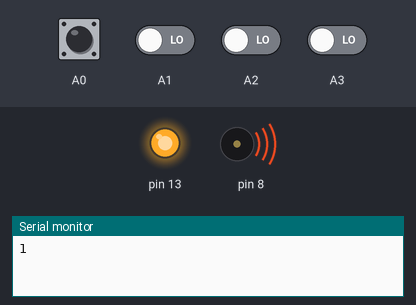
This sketch was run on a simulated Arduino Uno, built with avr-gcc and run on an emulated ATmega328P. On the bench: output pins drawn as LEDs (lit = HIGH), buzzer (waves = sounding), the last lines printed to the serial monitor. The test bench sets the inputs (shaded band); at power-on: A0 HIGH, A1–3 LOW.

Above: at 0.15 s.
At 2.9 s:
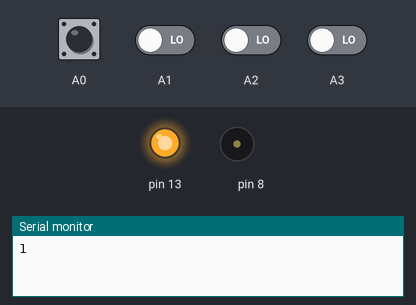
At 6.7 s:
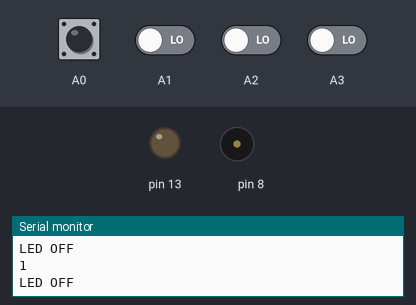
Timing chart, 0 to 8.1 s (numbered marks = the images above):
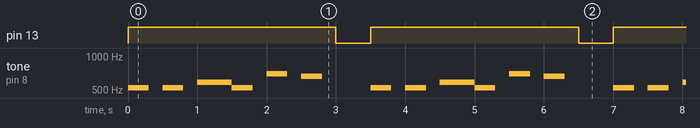

Measured:
- by itself, pin 13: alternates HIGH for 3.0 s and LOW for 0.50 s
- by itself, tone on pin 8: repeats every 3.5 s: silent 0.20 s, 523 Hz 0.30 s, silent 0.20 s, 587 Hz 0.50 s, 523 Hz 0.30 s, silent 0.20 s, 698 Hz 0.30 s, silent 0.20 s, 659 Hz 0.30 s, silent 0.70 s, 523 Hz 0.30 s

The sketch:

LED_blink.ino
```cpp
int a,b,c,d;
void setup() {
  // put your setup code here, to run once:
pinMode(13,OUTPUT);
pinMode(A0,INPUT);
pinMode(A1,INPUT);
pinMode(A2,INPUT);
pinMode(A3,INPUT);
Serial.begin(9600);
}

void loop() {
 // Serial.begin(9600);
  // put your main code here, to run repeatedly:
  a=digitalRead(A0);
  b=digitalRead(A1);
  c=digitalRead(A2);
  d=digitalRead(A3);
digitalWrite(13,1);
Serial.println(a);
if(a==0)
{
tone(8,523);
}

else
{
  tone(8,-1);
  /////(10);
}

tone(8,523,300);
delay(500);
tone(8,523,300);
delay(500);
tone(8,587,500);
delay(500);
tone(8,523,300);
delay(500);
tone(8,698,300);
delay(500);
tone(8,659,300);
delay(500);

digitalWrite(13,0);
//tone(8,1000,1000);
Serial.println("LED OFF\n");
delay(500);
}
```
